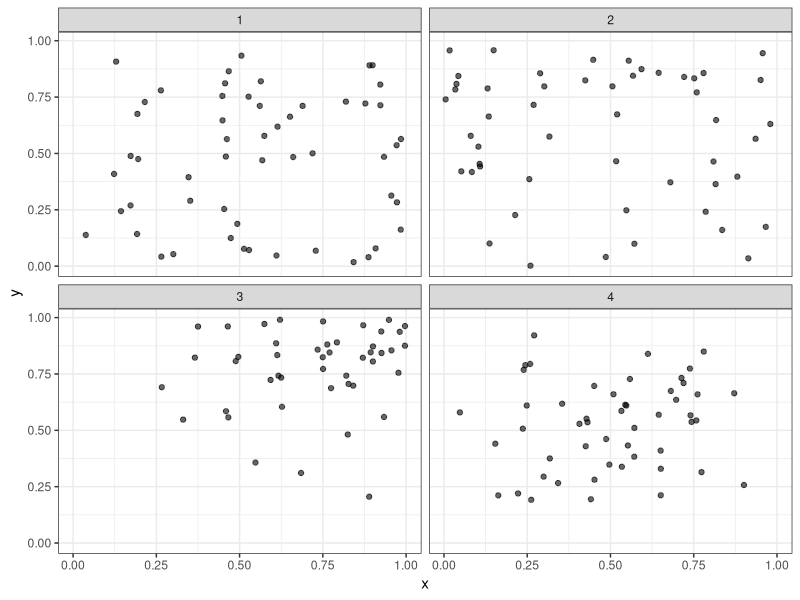

The R source for this figure:
## ---- chunk 1
knitr::opts_chunk$set(echo = FALSE)
knitr::opts_chunk$set(warning = FALSE)
knitr::opts_chunk$set(message = FALSE)
knitr::opts_chunk$set(fig.align= 'center')
knitr::opts_chunk$set(fig.height= 4)
knitr::opts_chunk$set(fig.width = 6)
library(tidyverse)
library(gridExtra)
## ---- chunk 2
set.seed(03312021)
n <- rpois(4, 50)

x <- c(rbeta(n[1], 1, 1), rbeta(n[2], 1, 1), rbeta(n[3], 3, 1),rbeta(n[4], 3, 3))
y <- c(rbeta(n[1], 1, 1), rbeta(n[2], 1, 1), rbeta(n[3], 3, 1),rbeta(n[4], 3, 3))

data.frame(group = c(rep(1, n[1]), rep(2, n[2]), rep(3, n[3]), rep(4, n[4])), x = x, y = y) %>% ggplot(aes(x=x, y=y)) + geom_point(alpha=.6) + facet_wrap(~group) + theme_bw()
